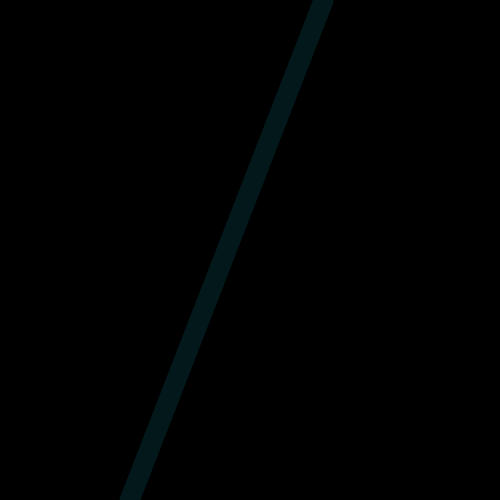
Frame 1 (no input)
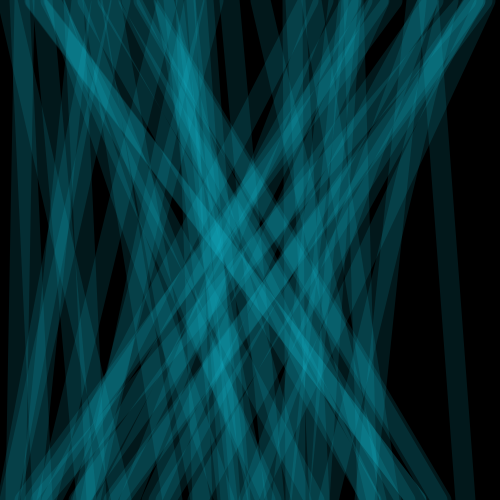
Frame 60 (the mouse pressed at the canvas centre just before this capture)
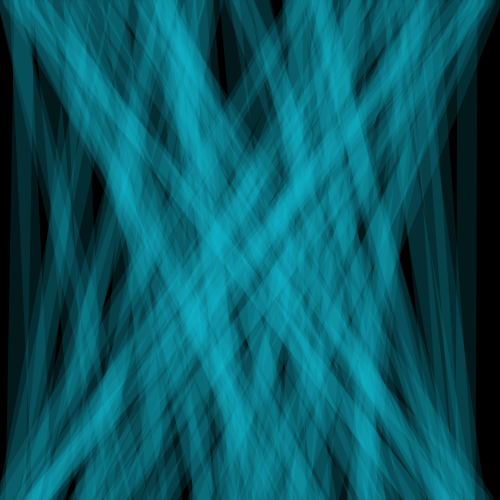
Frame 120 (the mouse held since frame 60 and released just before this capture)

The Processing sketch that drew these frames (run headless with seeded random() and noise(); from frame 60 on, the mouse is pressed at the canvas centre):

// Processing sketch: processing_160252
// ── processing_160252.pde

void setup(){
  size(500,500);
  background(0);
  frameRate(10);
}
void draw(){

float x1 = random(width);
float x2 = random (height);

strokeWeight(20);
stroke(20,200,230,30);

line(x1,0,x2,height);

  if(mousePressed){
    frameRate(300);
}
}
